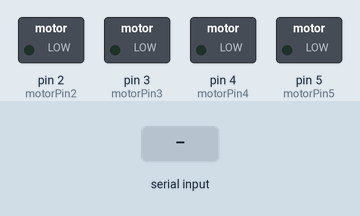
This sketch was run on a simulated Arduino Uno, built with avr-gcc and run on an emulated ATmega328P. Shown: switched loads named in the sketch (green lamp = pin HIGH). The test bench sets the inputs (shaded band).

Above: at 1.2 s.
1.3 s: "1" received over the second serial link
At 2.1 s:
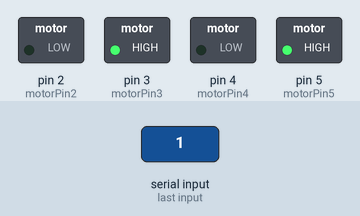
2.8 s: "2" received over the second serial link
At 3.2 s:
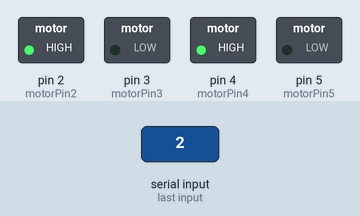
4.3 s: "3" received over the second serial link
At 5.5 s:
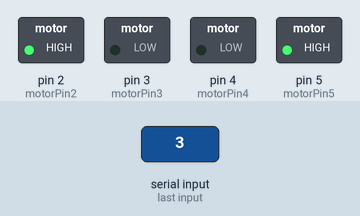
5.8 s: "4" received over the second serial link
At 6.7 s:
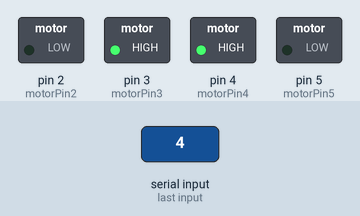
7.3 s: "0" received over the second serial link
At 7.8 s:
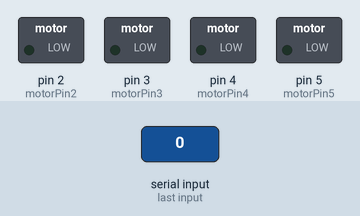
Timing chart, 0 to 9.8 s (numbered marks = the images above; inputs shaded):
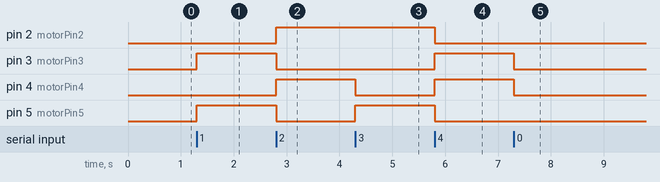

The sketch:

ControlRobot.ino
```cpp
#include <SoftwareSerial.h>

int motorPin2  = 2;  // Pin 10 of L293
int motorPin3  = 3; // Pin  7 of L293
int motorPin4 = 4;
int motorPin5 = 5;
SoftwareSerial xbeeSerial(10, 11); // RX, TX
char senal = '0';
void setup(){

    pinMode(motorPin2, OUTPUT);
    pinMode(motorPin3, OUTPUT);
    pinMode(motorPin4, OUTPUT);
    pinMode(motorPin5, OUTPUT);
    xbeeSerial.begin(9600);
}


void loop(){
    senal = xbeeSerial.read();

    if(senal == '0'){
      //Frenar
      digitalWrite(motorPin2, LOW);
      digitalWrite(motorPin3, LOW);
      digitalWrite(motorPin4, LOW);
      digitalWrite(motorPin5, LOW);
    }
    else if(senal == '1'){
      //reversa
      digitalWrite(motorPin2, LOW);
      digitalWrite(motorPin3, HIGH);
      digitalWrite(motorPin4, LOW);
      digitalWrite(motorPin5, HIGH);
    }
    else if(senal == '2'){
      //Adelante
      digitalWrite(motorPin2, HIGH);
      digitalWrite(motorPin3, LOW);
      digitalWrite(motorPin4, HIGH);
      digitalWrite(motorPin5, LOW);
    }
    else if(senal == '3'){
      //Vuelta derecha
      digitalWrite(motorPin2, HIGH);
      digitalWrite(motorPin3, LOW);
      digitalWrite(motorPin4, LOW);
      digitalWrite(motorPin5, HIGH);
    }
    else if(senal == '4'){
      //Vuelta izquierda
      digitalWrite(motorPin2, LOW);
      digitalWrite(motorPin3, HIGH);
      digitalWrite(motorPin4, HIGH);
      digitalWrite(motorPin5, LOW);
    }

}
```

Measured:
- after the input at 1.3 s, pin 3 (motorPin3), pin 5 (motorPin5): LOW → HIGH at once
- after the input at 2.8 s, pin 2 (motorPin2), pin 4 (motorPin4): LOW → HIGH at once; pin 3 (motorPin3), pin 5 (motorPin5): HIGH → LOW at once
- after the input at 4.3 s, pin 4 (motorPin4): HIGH → LOW at once; pin 5 (motorPin5): LOW → HIGH at once
- after the input at 5.8 s, pin 2 (motorPin2), pin 5 (motorPin5): HIGH → LOW at once; pin 3 (motorPin3), pin 4 (motorPin4): LOW → HIGH at once
- after the input at 7.3 s, pin 3 (motorPin3), pin 4 (motorPin4): HIGH → LOW at once
